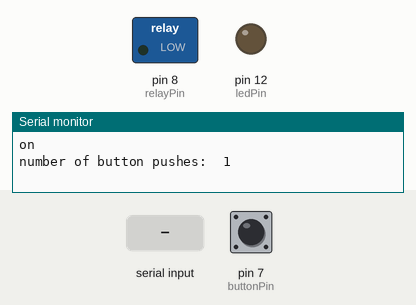
Simulated run of this sketch. Board: Arduino Uno, built with avr-gcc and run on an emulated ATmega328P. Parts: switched loads named in the sketch (green lamp = pin HIGH), output pins drawn as LEDs (lit = HIGH), the last lines printed to the serial monitor. The inputs (shaded band) are chosen by the test bench; at power-on: pin 7 (buttonPin) HIGH.

Above: at 1.2 s.
1.3 s: pin 7 (buttonPin) pulled LOW for 0.15 s
At 4.2 s:
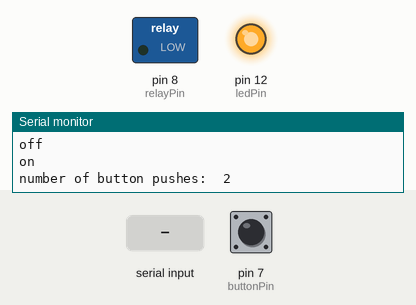
4.4 s: "SOS" received over Serial
At 6.6 s:
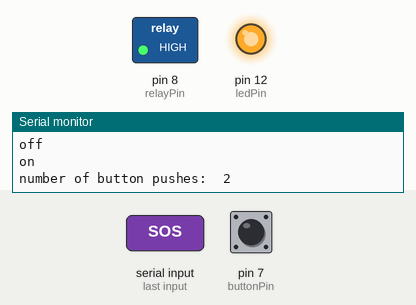
7.4 s: "One" received over Serial
At 10.1 s:
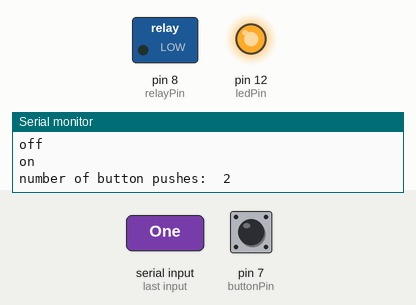
10.4 s: "Three" received over Serial
At 11.8 s:
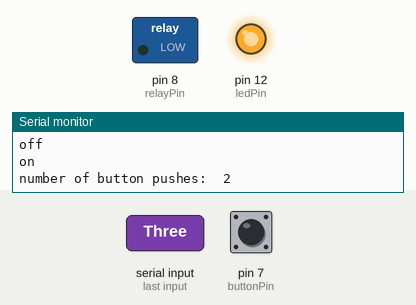
Timing chart, 0 to 13.4 s (numbered marks = the images above; inputs shaded):
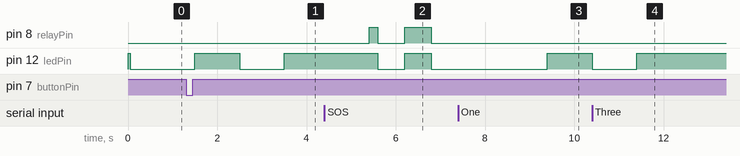

Measured:
- after the input at 1.3 s, pin 12 (ledPin): LOW → HIGH after 0.20 s, → LOW 1.0 s later, → HIGH 1.0 s later
- after the input at 4.4 s, pin 8 (relayPin): LOW → HIGH after 1.0 s, → LOW 0.20 s later, → HIGH 0.60 s later, → LOW 0.60 s later
- after the input at 7.4 s, pin 8 (relayPin): stops changing and stays LOW
- after the input at 10.4 s, pin 12 (ledPin): goes on until 11.4 s, then stays HIGH

The sketch:

led1.ino
```cpp
const int buttonPin = 7;
const int ledPin = 12;
const int relayPin = 8; // Add this line to set the relay pin

int buttonPushCounter = 0;
int buttonState = 0;
int lastButtonState = 0;

bool ledStatus = false;
long ledStartMillis = 0;

const unsigned long debounceDelay = 50;
unsigned long lastDebounceTime = 0;

void setup() {
    pinMode(buttonPin, INPUT_PULLUP);
    pinMode(ledPin, OUTPUT);
    pinMode(relayPin, OUTPUT); // Add this line to set the relay pin as output
    Serial.begin(115200);
}

void loop() {
    handleButtonPress();
    SerialEvent();
    controlLED();
}

void handleButtonPress() {
    int reading = digitalRead(buttonPin);

    if (reading != lastButtonState) {
        lastDebounceTime = millis();
    }

    if ((millis() - lastDebounceTime) > debounceDelay) {
        if (reading != buttonState) {
            buttonState = reading;

            if (buttonState == HIGH) {
                buttonPushCounter++;
                Serial.println("on");
                Serial.print("number of button pushes:  ");
                Serial.println(buttonPushCounter);
            } else {
                Serial.println("off");
            }
        }
    }

    lastButtonState = reading;
}

void controlLED() {
    switch (buttonPushCounter % 5) { // Change to 5 to add a new case
        case 0:
            digitalWrite(ledPin, HIGH);
            break;
        case 1:
            digitalWrite(ledPin, LOW);
            break;
        case 2:
            toggleLED(1000);
            break;
        case 3:
            toggleLED(500);
            break;
        case 4: // New case for Morse code SOS signal
            sendMorseSOS();
            break;
        default:
            digitalWrite(ledPin, LOW);
            break;
    }
}

void sendMorseSOS() {
    const int dotDuration = 200; // Duration of a Morse code "dot"
    const int dashDuration = dotDuration * 3; // Duration of a Morse code "dash"
    const int symbolSpace = dotDuration; // Space between symbols in a character
    const int charSpace = dotDuration * 3; // Space between characters
    const int wordSpace = dotDuration * 7; // Space between words

    static int state = 0;
    static unsigned long lastMillis = 0;
    unsigned long currentMillis = millis();

    if (state == 0 && currentMillis - lastMillis >= symbolSpace) {
        digitalWrite(ledPin, HIGH);
        digitalWrite(relayPin, HIGH); // Turn on relay
        lastMillis = currentMillis;
        state = 1;
    } else if (state == 1 && currentMillis - lastMillis >= dotDuration) {
        digitalWrite(ledPin, LOW);
        digitalWrite(relayPin, LOW); // Turn off relay
        lastMillis = currentMillis;
        state = 2;
    } else if (state == 2 && currentMillis - lastMillis >= charSpace) {
        digitalWrite(ledPin, HIGH);
        digitalWrite(relayPin, HIGH); // Turn on relay
        lastMillis = currentMillis;
        state = 3;
    } else if (state == 3 && currentMillis - lastMillis >= dashDuration) {
        digitalWrite(ledPin, LOW);
        digitalWrite(relayPin, LOW); // Turn off relay
        lastMillis = currentMillis;
        state = 4;
    } else if (state == 4 && currentMillis - lastMillis >= charSpace) {
        digitalWrite(ledPin, HIGH);
        digitalWrite(relayPin, HIGH); // Turn on relay
        lastMillis = currentMillis;
        state = 5;
    } else if (state == 5 && currentMillis - lastMillis >= dotDuration) {
        digitalWrite(ledPin, LOW);
        digitalWrite(relayPin, LOW); // Turn off relay
        lastMillis = currentMillis;
        state = 0;
    }
}

void toggleLED(unsigned long interval) {
    if (millis() - ledStartMillis >= interval) { // Check if interval has elapsed
        ledStartMillis = millis(); // Reset the interval
        ledStatus = !ledStatus; // Toggle LED status
        digitalWrite(ledPin, ledStatus ? HIGH : LOW); // Set LED to HIGH or LOW
    }

}

void SerialEvent() {
    if (Serial.available()) {
        String inputString = Serial.readString();
        inputString.trim(); // Remove any leading/trailing whitespace

        if (inputString.equals("One")) { // Check for "One" input
            buttonPushCounter = 2;
        } else if (inputString.equals("Two")) { // Check for "Two" input
            buttonPushCounter = 3;
        } else if (inputString.equals("Three")) { // Check for "Three" input
            buttonPushCounter = 0;
        } else if (inputString.equals("Four")) { // Check for "Four" input
            buttonPushCounter = 1;
        } else if (inputString.equalsIgnoreCase("SOS")) { // Check for "SOS" input, case insensitive
            buttonPushCounter = 4;
        }
    }
}
```
